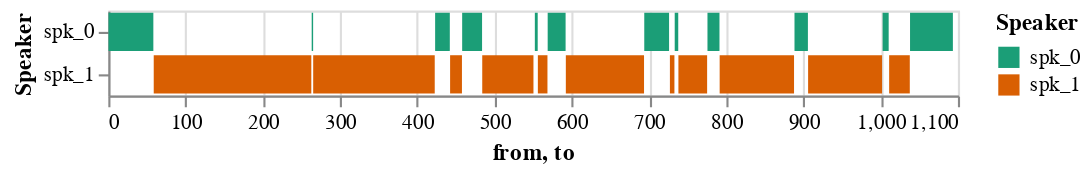

The cell this chart's notebook holds for it:
### Code cell
alt.Chart(df).mark_bar().encode(
        x='from',
        x2='to',
        y='Speaker',
        color=alt.Color('Speaker', scale=alt.Scale(scheme='dark2'))
    )

### Figure 1 — Vega-Lite specification as saved in the notebook (floating-point values rounded to 4 significant figures)
{"config": {"view": {"continuousWidth": 400, "continuousHeight": 300}}, "data": {"name": "data-11850c131a484a33fd8dedd834cb4574"}, "mark": "bar", "encoding": {"color": {"field": "Speaker", "scale": {"scheme": "dark2"}, "type": "nominal"}, "x": {"field": "from", "type": "quantitative"}, "x2": {"field": "to"}, "y": {"field": "Speaker", "type": "nominal"}}, "$schema": "https://vega.github.io/schema/vega-lite/v4.17.0.json", "datasets": {"data-11850c131a484a33fd8dedd834cb4574": [{"Unnamed: 0": 0, "from": 0.25, "to": 58.29, "Speaker": "spk_0"}, {"Unnamed: 0": 1, "from": 58.79, "to": 262.8, "Speaker": "spk_1"}, {"Unnamed: 0": 2, "from": 263.3, "to": 265.2, "Speaker": "spk_0"}, {"Unnamed: 0": 3, "from": 265.2, "to": 422.6, "Speaker": "spk_1"}, {"Unnamed: 0": 4, "from": 423.1, "to": 442.1, "Speaker": "spk_0"}, {"Unnamed: 0": 5, "from": 442.5, "to": 457.8, "Speaker": "spk_1"}, {"Unnamed: 0": 6, "from": 458.1, "to": 483.9, "Speaker": "spk_0"}, {"Unnamed: 0": 7, "from": 484.1, "to": 550.4, "Speaker": "spk_1"}, {"Unnamed: 0": 8, "from": 552.2, "to": 555.9, "Speaker": "spk_0"}, {"Unnamed: 0": 9, "from": 556.1, "to": 568.6, "Speaker": "spk_1"}, {"Unnamed: 0": 10, "from": 568.8, "to": 592.0, "Speaker": "spk_0"}, {"Unnamed: 0": 11, "from": 592.3, "to": 693.6, "Speaker": "spk_1"}, {"Unnamed: 0": 12, "from": 693.9, "to": 726.0, "Speaker": "spk_0"}, {"Unnamed: 0": 13, "from": 727.1, "to": 732.9, "Speaker": "spk_1"}, {"Unnamed: 0": 14, "from": 733.3, "to": 737.9, "Speaker": "spk_0"}, {"Unnamed: 0": 15, "from": 738.1, "to": 775.3, "Speaker": "spk_1"}, {"Unnamed: 0": 16, "from": 775.7, "to": 791.3, "Speaker": "spk_0"}, {"Unnamed: 0": 17, "from": 791.5, "to": 887.8, "Speaker": "spk_1"}, {"Unnamed: 0": 18, "from": 888.4, "to": 905.8, "Speaker": "spk_0"}, {"Unnamed: 0": 19, "from": 906.0, "to": 1002.0, "Speaker": "spk_1"}, {"Unnamed: 0": 20, "from": 1003.0, "to": 1010.0, "Speaker": "spk_0"}, {"Unnamed: 0": 21, "from": 1011.0, "to": 1038.0, "Speaker": "spk_1"}, {"Unnamed: 0": 22, "from": 1038.0, "to": 1093.0, "Speaker": "spk_0"}]}}
